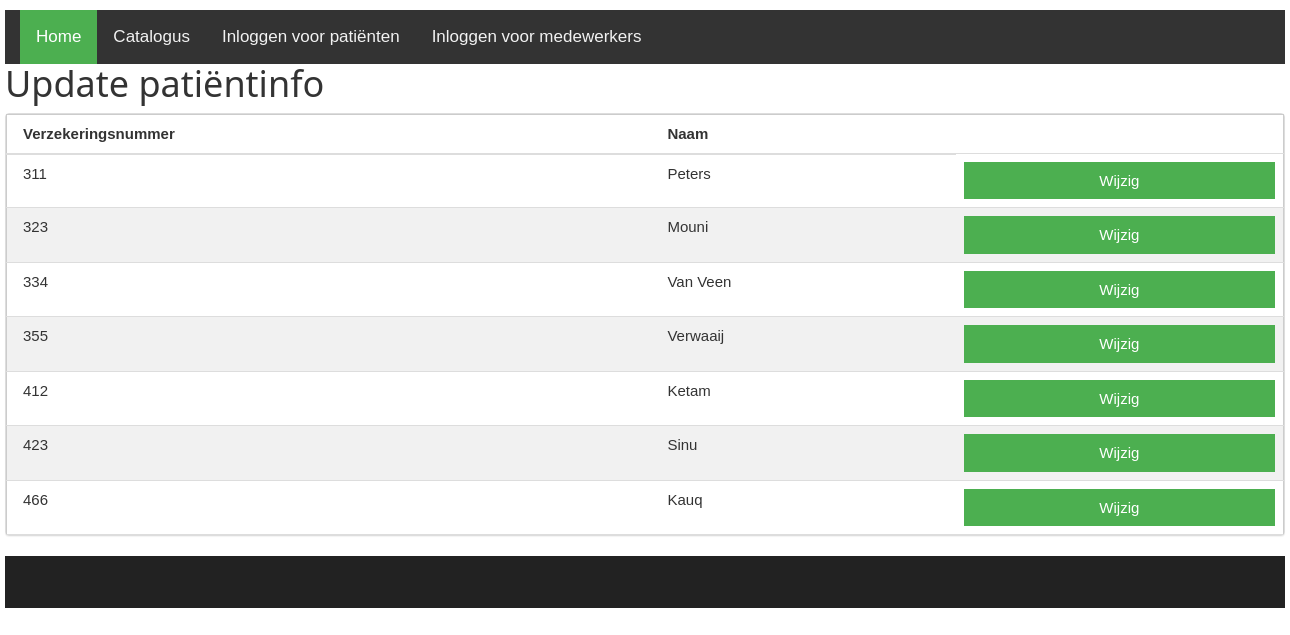
The page /wijzigpatientinfotabel.php on the database as committed earlier.
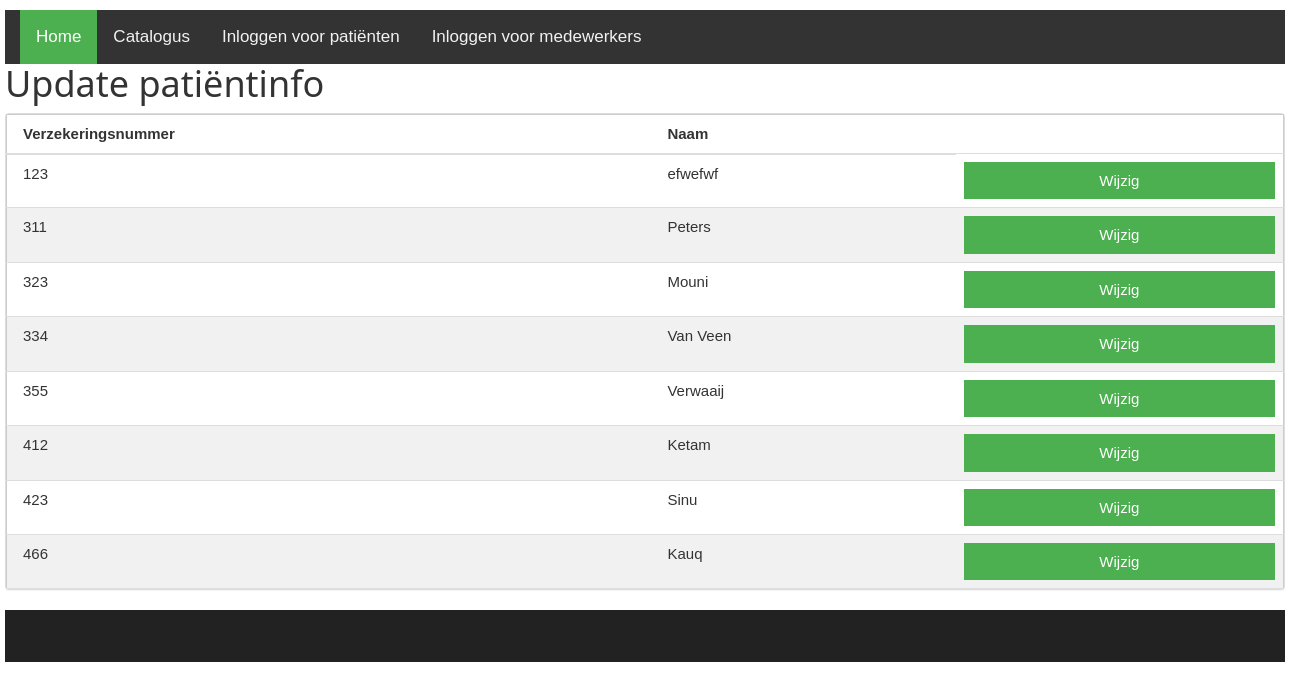
The same page on the database as committed later.
### tables this page shows
CREATE TABLE `user` (
  `verzekeringsnummer` int(11) NOT NULL,
  `email` varchar(100) NOT NULL,
  `achternaam` varchar(100) NOT NULL,
  `geboorteplaats` varchar(100) NOT NULL,
  `adres` varchar(100) NOT NULL,
  `telefoonnummer` varchar(45) NOT NULL,
  `postcode` varchar(45) NOT NULL,
  `apotheker` int(11) NOT NULL,
  `huisarts` int(11) NOT NULL,
  `post` varchar(100) NOT NULL,
  `verified` tinyint(4) NOT NULL DEFAULT '0',
  `rol` int(11) NOT NULL DEFAULT '1'
);

### wijzigpatientinfotabel.php (the view, shortened to what this page needs)
<!DOCTYPE HTML>
<html>
<head>
  <link rel="stylesheet" href="font-awesome-4.7.0/css/font-awesome.min.css">
  <link rel="stylesheet" href="css/bootstrap.min.css">
  <link rel="stylesheet" href="css/style.css" rel="stylesheet">
  <link rel="stylesheet" href="css/w3.css">
</head>
<body>
  <div id="container">
    <?php include 'navbar.php';?>
        <div id="Content">
          <h1>Update patiëntinfo</h1>
          <form name="orderinfo">
<div class="bs-example">
    <div class="panel panel-default">
        <table class="table w3-table-all">
            <thead>
                <tr>
                    <th>Verzekeringsnummer</th>
                    <th>Naam</th>
                </tr>
            </thead>
            <tbody>
        <?php
        include 'db_connect.php';
        $sql = "SELECT * FROM user";
        $result = $conn->query($sql);
        if ($result->num_rows > 0) {
             while($row = $result->fetch_assoc()) {
                 echo "<tr>
                        <td>". $row["verzekeringsnummer"]."</td>
                        <td>". $row["achternaam"]."</td>
                        <td><a href='wijzigpatientinfoform.php?id=".$row['verzekeringsnummer']."'  role='button' class='w3-button w3-block w3-green'>Wijzig</a></td>
                      </tr>";
             }
        } else {
             echo "0 results";
        }
        ?>
            </tbody>
        </table>
    </div>
  </div>
</div>
  <?php include 'catfooter.php';?>
</div>
</body>
</html>

### navbar.php (shortened to what this page needs)
<!DOCTYPE html>
<html>
<head>
</head>
<body>
<div class="topnav col-lg-12 col-xs-4">
<?php
if (isset($_SESSION["verzekeringsnummer"]) && $_SESSION["verzekeringsnummer"] == true || isset($_SESSION["id"]) && $_SESSION["id"] == true && isset($_SESSION["rol"]) && $_SESSION["rol"] == true)
{
	switch($_SESSION["rol"])
	{
		case "1":
        echo "
              <a class='active' href='./patienthomepage.php'>Home</a>
              <a href='./catalogus.php'>Catalogus</a>
              <a href='./patientprofiel.php'>Patiëntprofiel</a>
              <a href='./handleidingmobiel.php'>Handleiding Mobiel</a>
              <a href='./logout.php'>Uitloggen</a>";
        break;
    case "2":
        echo "
              <a class='active' href='./huisartshomepage.php'>Home</a>
              <a href='./catalogus.php'>Catalogus</a>
              <a href='./registerform.php'>Registreer een patient</a>
              <a href='./receptschrijven.php'>Recept schrijven</a>
              <a href='./leveroverzichtzoeken.php'>Leveroverzicht</a>
              <a href='./logout.php'>Uitloggen</a>";
        break;
    case "3":
        echo "
              <a class='active' href='./apothekerhomepage.php'>Home</a>
              <a href='./catalogus.php'>Catalogus</a>
              <a href='./overzichtvoorraden.php'>Overzicht Voorraden</a>
              <a href='./spullen_overzicht.php'>Spullen Koerier</a>
              <a href='./medicijnmenu.php'>Medicijn Menu</a>
              <a href='./logout.php'>Uitloggen</a>";
        break;
    case "4":
        echo "
              <a class='active' href='./koerierhomepage.php'>Home</a>
              <a href='./catalogus.php'>Catalogus</a>
              <a href='./leverschema.php'>Leverschema</a>
              <a href='./logout.php'>Uitloggen</a>
              <a href='https://cdn.discordapp.com/attachments/366635390783848479/366635681805500416/goobstandthere.png' style='font-color: black'></a>";
        break;
        default:
        break;
        }
  }
else {
  ?>
  <a class='active' href='./index.php'>Home</a>
  <a href='./catalogus.php'>Catalogus</a>
  <a href='./loginform_patient.php'>Inloggen voor patiënten</a>
  <a href='./loginform_medewerker.php'>Inloggen voor medewerkers</a>
  <?php
}
?>
</div>
</body>
</html>

### catfooter.php
<!DOCTYPE html>
<html>
<head>
</head>
<body>
  <div id="catfooter"></div>
</body>
</html>

### css/style.css (style rules this page uses)
body { margin: 0; padding: 0; height: 100%; !important }
html { margin: 0; padding: 0; height: 100%; }
#container { width: 1280px; min-height: 100%; height: 100%; position: relative; margin: 0 auto; }
#catfooter { position: absolute; !important bottom: 0; width: inherit; height: 52px; margin: 0 auto; background-color: #222222; }

### css/w3.css (style rules this page uses)
*,*:before,*:after { box-sizing:inherit }
html { -ms-text-size-adjust:100%;-webkit-text-size-adjust:100% }
body { margin:0 }
a { background-color:transparent;-webkit-text-decoration-skip:objects }
html,body { font-family:Verdana,sans-serif;font-size:15px;line-height:1.5 }
html { overflow-x:hidden }
h1,h2,h3,h4,h5,h6,.w3-slim,.w3-wide { font-family:"Segoe UI",Arial,sans-serif }
h1 { font-size:36px }
h1,h2,h3,h4,h5,h6 { font-weight:400;margin:10px 0 }
a { color:inherit }
.w3-table,.w3-table-all { border-collapse:collapse;border-spacing:0;width:100%;display:table }
.w3-table-all { border:1px solid #ccc }
.w3-bordered tr,.w3-table-all tr { border-bottom:1px solid #ddd }
.w3-table-all tr:nth-child(odd) { background-color:#fff }
.w3-table-all tr:nth-child(even) { background-color:#f1f1f1 }
.w3-table td,.w3-table th,.w3-table-all td,.w3-table-all th { padding:8px 8px;display:table-cell;text-align:left;vertical-align:top }
.w3-table th:first-child,.w3-table td:first-child,.w3-table-all th:first-child,.w3-table-all td:first-child { padding-left:16px }
.w3-btn,.w3-btn-block,.w3-button { border:none;display:inline-block;outline:0;padding:6px 16px;vertical-align:middle;overflow:hidden;text-decoration:none!important;color:#fff;background-color:#000;text-align:center;cursor:pointer;white-space:nowrap }
.w3-button { color:#000;background-color:#f1f1f1;padding:8px 16px }
.w3-btn,.w3-btn-floating,.w3-btn-floating-large,.w3-closenav,.w3-opennav,.w3-btn-block,.w3-button { -webkit-touch-callout:none;-webkit-user-select:none;-khtml-user-select:none;-moz-user-select:none;-ms-user-select:none;user-select:none }
.w3-block { display:block;width:100% }
.w3-green,.w3-hover-green:hover { color:#fff!important;background-color:#4CAF50!important }

### navbar.php (style rules this page uses)
body { margin:0; }
.topnav { overflow: hidden; background-color: #333; }
.topnav a { float: left; display: block; color: #f2f2f2; text-align: center; padding: 14px 16px; text-decoration: none; font-size: 17px; }
.topnav a.active { background-color: #4CAF50; color: white; }

Rows that differ between the two databases and show on the page:
added user: verzekeringsnummer "123", achternaam "efwefwf"
